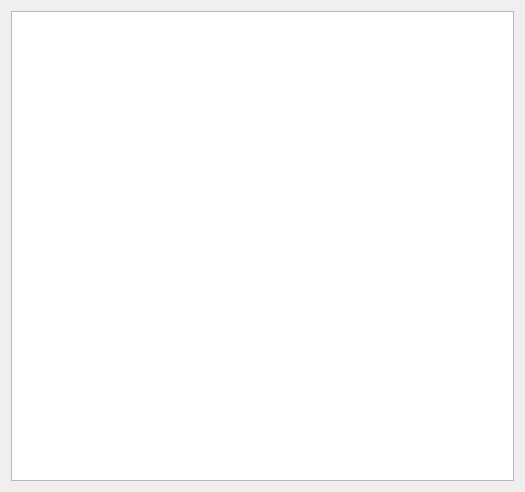
<?xml version="1.0" encoding="UTF-8"?>
<ui version="4.0">
 <class>ServiceSection</class>
 <widget class="QDialog" name="ServiceSection">
  <property name="geometry">
   <rect>
    <x>0</x>
    <y>0</y>
    <width>525</width>
    <height>492</height>
   </rect>
  </property>
  <property name="windowTitle">
   <string>Dialog</string>
  </property>
  <layout class="QGridLayout" name="gridLayout">
   <item row="0" column="0">
    <widget class="QTableView" name="tableView"/>
   </item>
  </layout>
 </widget>
 <resources/>
 <connections/>
</ui>
